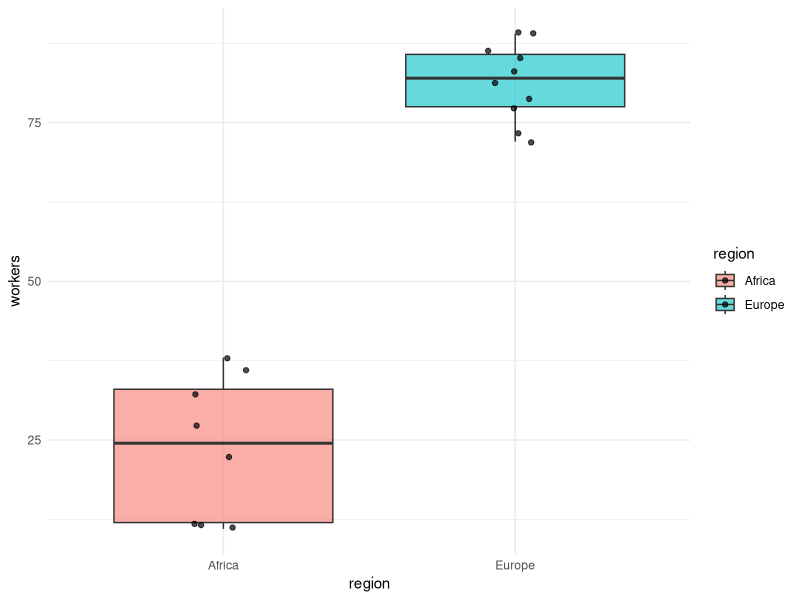
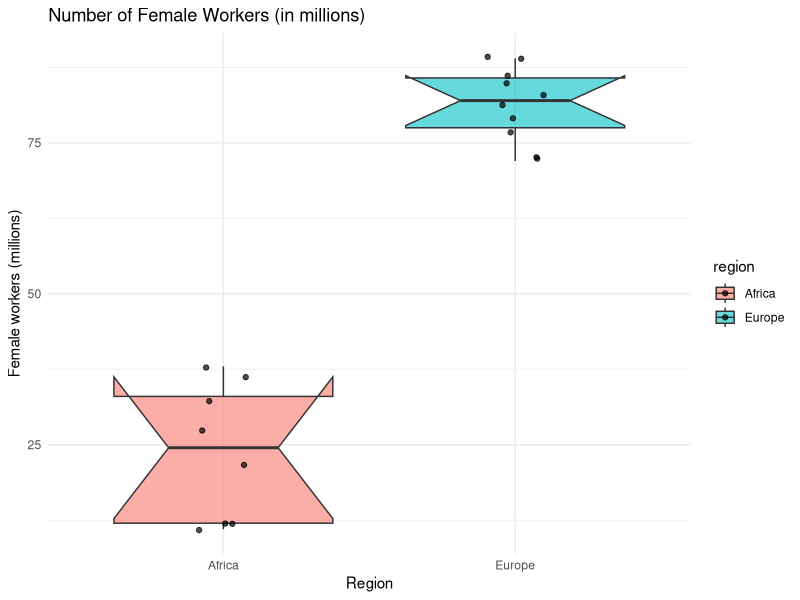
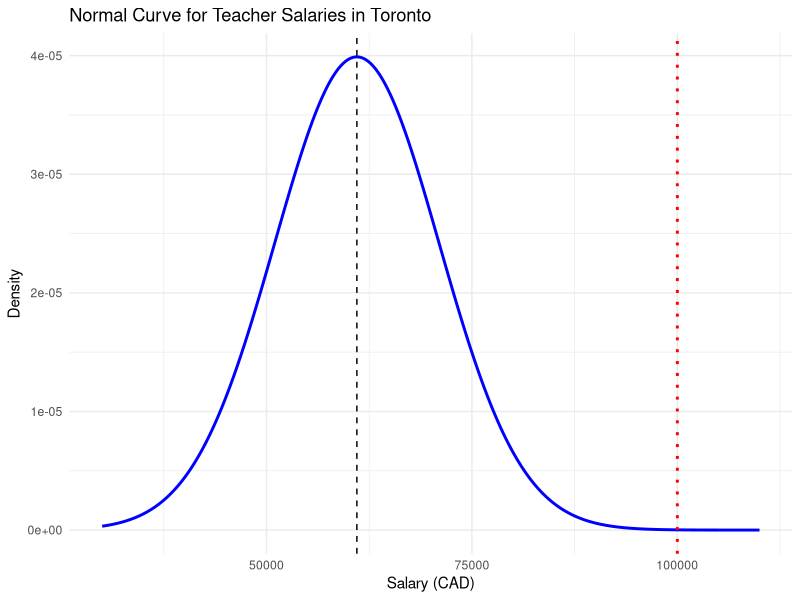
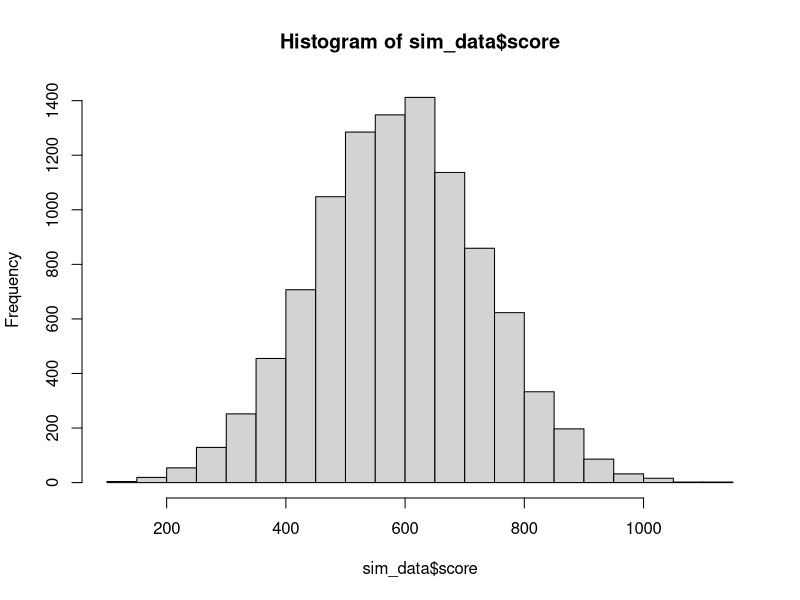
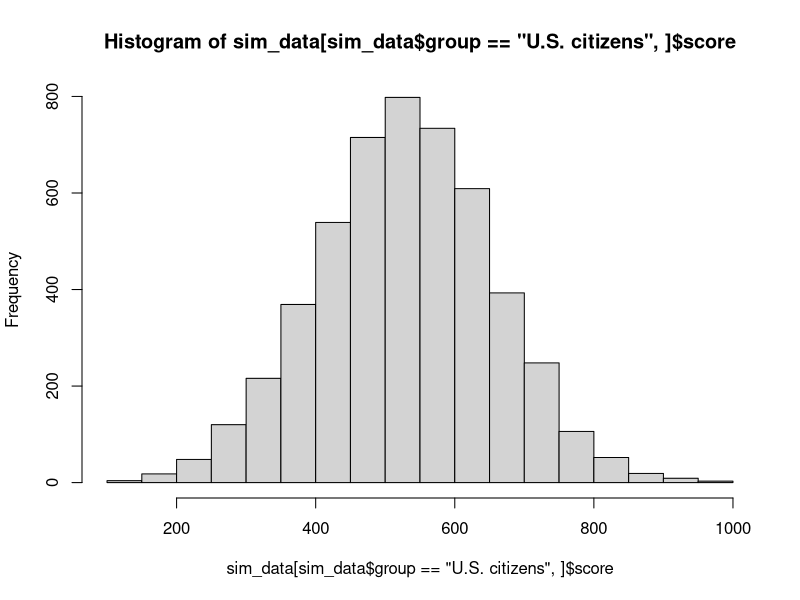
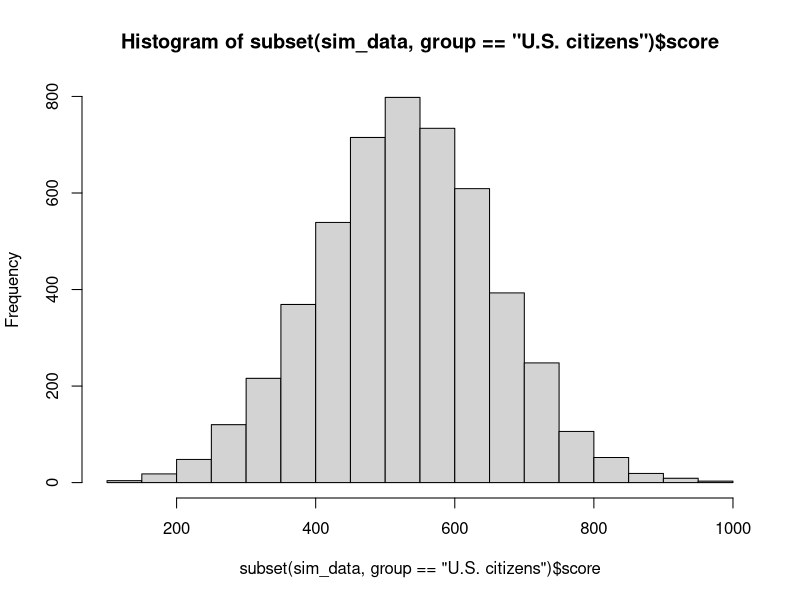
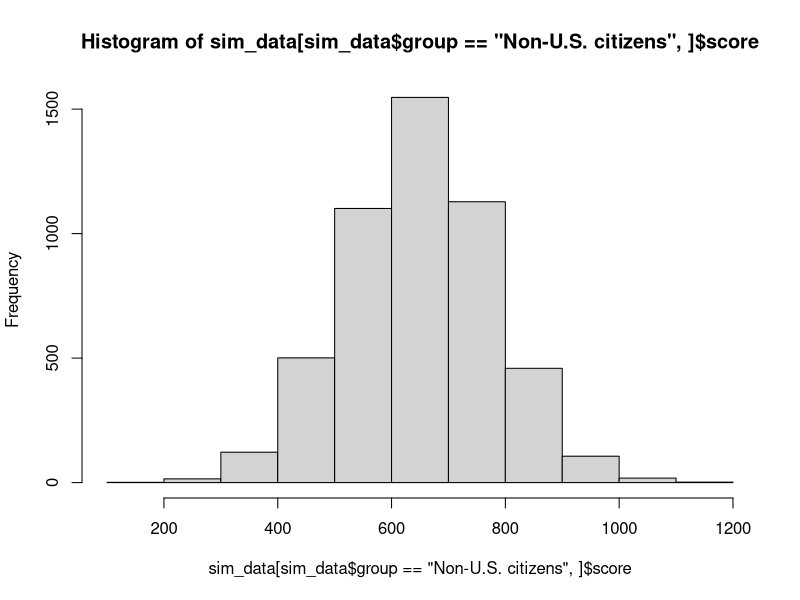
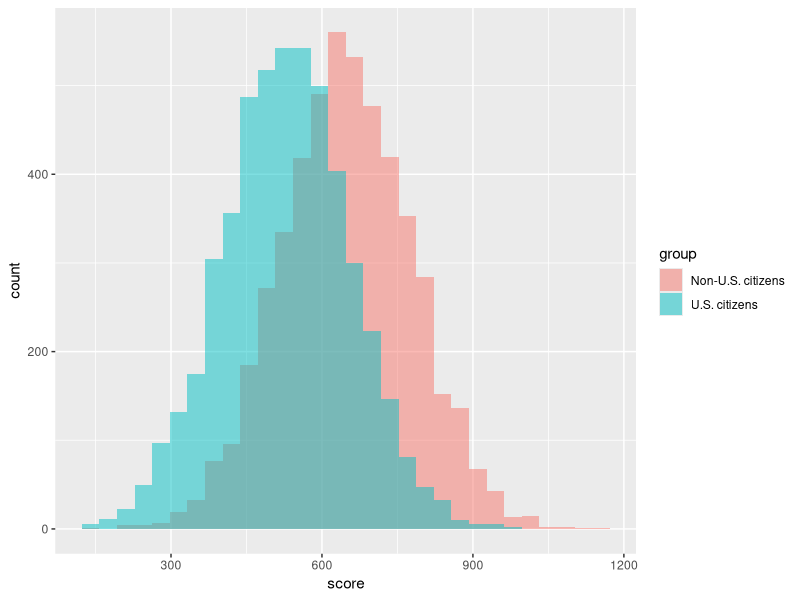

The R source for these figures, in order: (Note: this script raises an error after producing the figures.)
# Let's take the examples from the book, 3.22, 3.23 & 3.74

library(tidyverse) # for data handling (dplyr), the pipe operator, and plotting (ggplot2)

# ------------ 3.22 ------------
# A report published by a survey agency on the number of female workers (in millions) 
# in each country revealed the following data. 
#
# For Western Europe, the values were as follows: 
#   - Germany: 86 
#   - Norway: 89 
#   - France: 72 
#   - Ireland: 77 
#   - Finland: 81 
#   - Greece: 85 
#   - United Kingdom: 89 
#   - Belgium: 73 
#   - Italy: 79 
#   - Denmark: 83 
#
# For Africa, the values reported were as follows: 
#   - Congo: 32 
#   - Sudan: 12 
#   - Botswana: 11 
#   - Kenya: 36 
#   - Ghana: 22 
#   - Zimbabwe: 27 
#   - Madagascar: 12 
#   - Zambia: 38

# a) Calculate the mean for the two sets of nations. Which
# set of nations has a higher number of female workers?

# b) Find the standard deviation for the two sets of nations.
# Which set has a larger spread of scores and why?


# create a vector for both continents
# Western Europe data
europe <- c(Germany = 86, Norway = 89, France = 72, Ireland = 77, 
            Finland = 81, Greece = 85, UK = 89, Belgium = 73, 
            Italy = 79, Denmark = 83)

# Africa data
africa <- c(Congo = 32, Sudan = 12, Botswana = 11, Kenya = 36, 
            Ghana = 22, Zimbabwe = 27, Madagascar = 12, Zambia = 38)


# (a) Calculate the mean for each region
mean_europe <- mean(europe)
mean_africa <- mean(africa)


# equivalent to sum(europe)/length(europe)
mean_europe
mean_africa

# (b) Calculate the standard deviation for each region
sd_europe <- sd(europe)
sd_africa <- sd(africa)

# equivalent to doing it 'by hand':
dev <- europe - mean(europe) # this would be the deviations from the mean (see how we have one value per country) -> print(dev)
ssd <- sum(dev^2) # sum of squares dev
variance <- ssd / (length(europe)-1)
sqrt(variance)

sd_europe
sd_africa

# putting everything in a dataframe for visualization
df <- data.frame(
  region = c(rep("Europe", length(europe)), rep("Africa", length(africa))),
  country = c(names(europe), names(africa)),
  workers = c(europe, africa)
)

# Boxplot to compare distributions
ggplot(df, aes(x = region, y = workers, fill = region)) +
  geom_boxplot(alpha = 0.6) +
  geom_jitter(width = 0.1, alpha = 0.7) +   # add points for each country
  theme_minimal()

ggplot(df, aes(x = region, y = workers, fill = region)) +
  geom_boxplot(alpha = 0.6, notch = T) +
  geom_jitter(width = 0.1, alpha = 0.7) +   # add points for each country
  labs(title = "Number of Female Workers (in millions)",
       y = "Female workers (millions)",
       x = "Region") +
  theme_minimal()

# from the ?help of geom_boxplot:
# In a notched box plot, the notches extend 1.58 * IQR / sqrt(n). 
# This gives a roughly 95% confidence interval for comparing medians. See McGill et al. (1978) for more details. 

# it is interesting to note that this is different from using SD.


# ------------ 3.23 ------------
# A report indicates that teacher’s total annual pay
# (including bonuses) in Toronto, Ontario, has a mean of
# $61,000 and standard deviation of $10,000 (Canadian dollars).
# Suppose the distribution has approximately a bell shape.

# (a) Give an interval of values that contains about (i) 68%,
# (ii) 95%, (iii) all or nearly all salaries

# (b) Would a salary of $100,000 be unusual? Why?

# we do not know what the total population is, so we will use mean and sd only to calculate intervals with the Empirical Rule.

# Parameters
mean_salary <- 61000   # mean annual pay
sd_salary   <- 10000   # standard deviation

# About 68% of the data fall within 1 standard deviation of the mean
interval_68 <- c(mean_salary - 1*sd_salary,
                 mean_salary + 1*sd_salary)

# About 95% of the data fall within 2 standard deviations of the mean
interval_95 <- c(mean_salary - 2*sd_salary,
                 mean_salary + 2*sd_salary)

# About 99.7% (all or nearly all) fall within 3 standard deviations of the mean
interval_997 <- c(mean_salary - 3*sd_salary,
                  mean_salary + 3*sd_salary)

interval_68
interval_95
interval_997

# we could already answer the question based on our confidence intervals
salary_check <- 100000

# Calculate how many SDs away from the mean (the z-score)
z_score <- (salary_check - mean_salary) / sd_salary
z_score

# what do think? how unusual?

# ------------------------------------------
# Optional visualization
# ------------------------------------------

set.seed(123)  # for reproducibility

# Create a grid of salary values to plot the normal curve
salaries <- seq(30000, 110000, by = 100)
density_vals <- dnorm(salaries, mean = mean_salary, sd = sd_salary)

df <- data.frame(salary = salaries, density = density_vals)

ggplot(df, aes(x = salary, y = density)) +
  geom_line(color = "blue", size = 1) +
  geom_vline(xintercept = mean_salary, color = "black", linetype = "dashed") +
  geom_vline(xintercept = salary_check, color = "red", linetype = "dotted", size = 1) +
  labs(title = "Normal Curve for Teacher Salaries in Toronto",
       x = "Salary (CAD)",
       y = "Density") +
  theme_minimal()


# ------------ 3.74 ------------

set.seed(123)  # for reproducibility

# Parameters
n <- 5000  # sample size for simulation
us_mean <- 529
us_sd   <- 127
nonus_mean <- 649
nonus_sd   <- 129

# Create a data frame of simulated GRE scores for U.S. and Non-U.S. citizens
sim_data <- data.frame(
  # Combine simulated scores for both groups into one long vector
  score = c(rnorm(n, mean = us_mean, sd = us_sd),        # simulate U.S. scores
            rnorm(n, mean = nonus_mean, sd = nonus_sd)), # simulate Non-U.S. scores
  
  # Create a group label (repeats "U.S. citizens" n times, then "Non-U.S. citizens" n times)
  group = rep(c("U.S. citizens", "Non-U.S. citizens"), each = n)
)

# Look at the raw simulated score values
sim_data$score

# Plot a histogram of ALL scores together (ignores grouping)
hist(sim_data$score)

# Extract only the rows where group == "U.S. citizens"
sim_data[sim_data$group == "U.S. citizens",]

# Equivalent way to do the same thing using the subset() function
subset(sim_data, group == "U.S. citizens")

# Extract just the GRE score column for U.S. citizens
sim_data[sim_data$group == "U.S. citizens",]$score

# Equivalent using subset()
subset(sim_data, group == "U.S. citizens")$score

# Histogram of GRE scores only for U.S. citizens
hist(sim_data[sim_data$group == "U.S. citizens",]$score)

# Equivalent histogram using subset()
hist(subset(sim_data, group == "U.S. citizens")$score)

# Histogram of GRE scores only for Non-U.S. citizens
hist(sim_data[sim_data$group == "Non-U.S. citizens",]$score)

# --- Using ggplot2 for cleaner visualization ---

# Overlay histograms of the two groups (transparent so they overlap)
ggplot(sim_data, aes(x = score, fill = group)) +
  geom_histogram(alpha = 0.5, position = "identity")

# Place the histograms side by side instead of overlapping, what do you think?
ggplot(sim_data, aes(x = score, fill = group)) +
  geom_histogram(alpha = 0.5, position = "dodge")

ggplot(sim_data, aes(x = score, fill = group)) +
  geom_histogram(alpha = 0.5, position = "identity")+
  # Add mean line for U.S. citizens
  geom_vline(xintercept = us_mean, linetype = "dashed", size = 1, color = viridis(2)[2]) + # could also use color = "red" for example
  # Add mean line for Non-U.S. citizens
  geom_vline(xintercept = nonus_mean, linetype = "dashed", size = 1, color = viridis(2)[1])


# density plot with labels, theme and color scale
library(viridis)
ggplot(sim_data, aes(x = score, fill = group)) +
  geom_density(alpha = 0.5) +
  scale_fill_viridis(discrete = T)+
  labs(title = "Simulated GRE Quantitative Distributions",
       x = "GRE Quantitative Score",
       y = "Density",
       fill = "Group") +
  theme_minimal()

